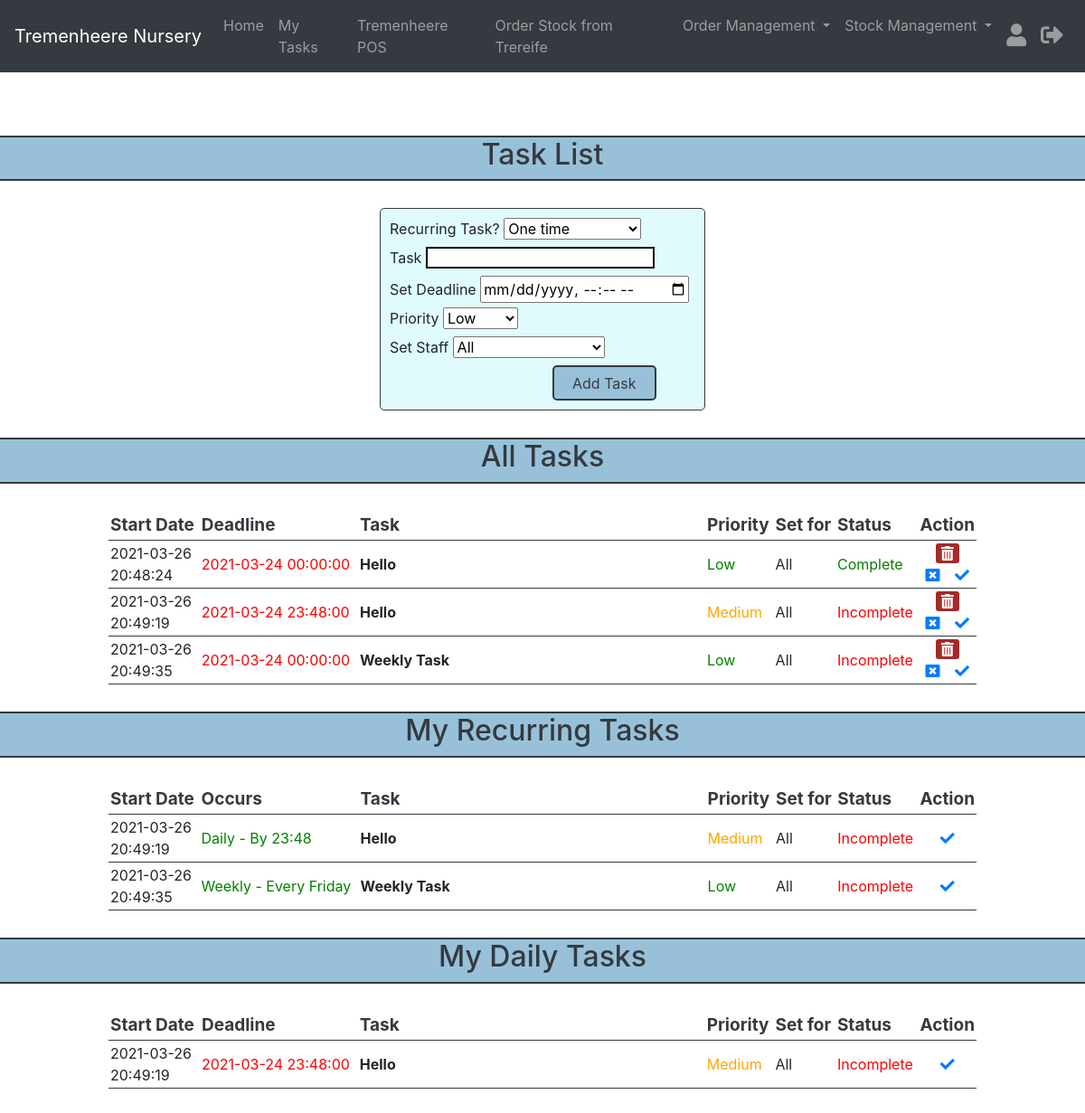
Screenshot of /public/tasks.php (signed in) with the database file from the repository.
### tables this page shows
CREATE TABLE `todo` (
  `id` int(10) NOT NULL,
  `date` datetime NOT NULL DEFAULT current_timestamp(),
  `deadline` datetime NOT NULL,
  `task` varchar(255) NOT NULL,
  `priority` varchar(255) NOT NULL,
  `staffid` int(11) NOT NULL,
  `completed` int(1) NOT NULL DEFAULT 0,
  `weekly` int(1) NOT NULL DEFAULT 0,
  `daily` int(1) NOT NULL DEFAULT 0,
  `day` varchar(255) DEFAULT NULL,
  `time` varchar(255) DEFAULT NULL
);

CREATE TABLE `accounts` (
  `id` int(11) NOT NULL,
  `username` varchar(50) NOT NULL,
  `password` varchar(255) NOT NULL,
  `email` varchar(100) NOT NULL,
  `privileges` int(1) NOT NULL
);

### public/tasks.php (the view, shortened to what this page needs)
<?php
include('../inc/header.php');
include('../inc/container.php');
include('../inc/db_connect.php');
?>
<!DOCTYPE html>
<html>
<head>
  <link rel="stylesheet" type="text/css" href="css/tasks.css">
</head>
<body>
<?php if( $_SESSION['admin'] == 1){
	?>
	<div class="heading">
		<h2 style="font-style: 'Hervetica';">Task List</h2>
	</div>
	<form method="post" action="tasks.php" class="input_form">
		<label for="weekly">Recurring Task?</label>
		<select class='weekly' name="weekly"required>
			<option value="0">One time</option>
		</select><br>
		<label for="task">Task</label>
		<input type="text" name="task" class="task_input"required><br>
		<label class='setdeadline' for="deadline">Set Deadline</label>
		<input class='setdeadline' type="datetime-local" name="deadline"required><br>
		<label for="priority">Priority</label>
		<select class="priority" name="priority"required>
			<option style='background-color: green;' value="Low">Low</option>
		</select><br>
		<label for="staff"required>Set Staff</label>
		<select class="staff" name="staff">
				<option value="10">All</option>
		</select>
		<br><button type="submit" name="submit" id="add_btn" class="add_btn">Add Task</button>
	</form>
<div class="heading">
	<h2 style="font-style: 'Hervetica';">All Tasks</h2>
</div>
  <table>
	<thead>
		<tr>
			<th>Start Date</th>
			<th>Deadline</th>
			<th style="width: 40%;">Task</th>
			<th>Priority</th>
			<th>Set for</th>
			<th>Status</th>
			<th style="width: 60px;">Action</th>
		</tr>
	</thead>
	<tbody>
		<?php
		$tasks = mysqli_query($conn, "SELECT * FROM todo");
		$i = 1; while ($row = mysqli_fetch_array($tasks)) { ?>
			<tr>
				<td class="date"><?php echo $row['date'];  ?></td>
				<td class="deadline"><?php echo $row['deadline'];  ?></td>
				<td class="task"><b> <?php echo $row['task']; ?> </b></td>
				<td class='priority'><?php echo $row['priority']; ?></td>
				<?php
				$idname = $row['staffid'];
				$sql = "SELECT * FROM accounts WHERE id = $idname";
				$query = mysqli_query($conn, $sql);
				while($result = mysqli_fetch_assoc($query)){
				?>
				<td class='setfor'><?php echo $result['username']; } ?></td>
				<td class='status'><?php echo $row['completed']; ?></td>
				<td class='action'>
				<div class="delete">
					<a href="tasks.php?del_task=<?php echo $row['id'] ?>"><i class="fas fa-trash-alt"></i></a>
				</div>
					<div class="complete">
						<a href="tasks.php?incomplete_task=<?php echo $row['id'] ?>"><i class="fas fa-window-close"></i></a>
						<a href="tasks.php?complete_task=<?php echo $row['id'] ?>"><i class="fas fa-check"></i></a>
					</div>
				</td>
			</tr>
		<?php $i++; } ?>
	</tbody>
</table>
<?php } ?>
<div class="heading">
	<h2 style="font-style: 'Hervetica';">My Recurring Tasks</h2>
</div>
<table>
<thead>
	<tr>
		<th>Start Date</th>
		<th>Occurs</th>
		<th style="width: 40%;">Task</th>
		<th>Priority</th>
		<th>Set for</th>
		<th>Status</th>
		<th style="width: 60px;">Action</th>
	</tr>
</thead>
<tbody>
	<?php
	$myid = $_SESSION['id'];
	$tasks = mysqli_query($conn, "SELECT * FROM todo WHERE (completed = 0 AND staffid = $myid AND weekly = 1) OR (completed = 0 AND staffid = 10 AND weekly = 1) OR (completed = 0 AND staffid = $myid AND daily = 1) OR (completed = 0 AND staffid = 10 AND daily = 1)");
	$i = 1; while ($row = mysqli_fetch_array($tasks)) { ?>
		<tr>
			<td class="date"><?php echo $row['date'];  ?></td>
			<td class="deadline" style="color:green;"><?php if ($row['weekly'] == 1){ echo 'Weekly - Every ' . $row['day'];}else{ echo 'Daily - By '. $row['time'];} ?></td>
			<td class="task"><b> <?php echo $row['task']; ?> </b></td>
			<td class='priority'><?php echo $row['priority']; ?></td>
			<?php
			$idname = $row['staffid'];
			$sql = "SELECT * FROM accounts WHERE id = $idname";
			$query = mysqli_query($conn, $sql);
			while($result = mysqli_fetch_assoc($query)){
			?>
			<td class='setfor'><?php echo $result['username']; } ?></td>
			<td class='status'><?php echo $row['completed']; ?></td>
			<td class="action complete">
				<a href="tasks.php?complete_task=<?php echo $row['id'] ?>"><i class="fas fa-check"></i></a>
			</td>
		</tr>
	<?php $i++; } ?>
</tbody>
</table>
<div class="heading">
	<h2 style="font-style: 'Hervetica';">My Daily Tasks</h2>
</div>
<table>
<thead>
	<tr>
		<th>Start Date</th>
		<th>Deadline</th>
		<th style="width: 40%;">Task</th>
		<th>Priority</th>
		<th>Set for</th>
		<th>Status</th>
		<th style="width: 60px;">Action</th>
	</tr>
</thead>
<tbody>
	<?php
	$myid = $_SESSION['id'];
	$tasks = mysqli_query($conn, "SELECT * FROM todo WHERE (completed = 0 AND staffid = $myid AND weekly = 0) OR (completed = 0 AND staffid = 10 AND weekly = 0)");
	$i = 1; while ($row = mysqli_fetch_array($tasks)) { ?>
		<tr>
			<td class="date"><?php echo $row['date'];  ?></td>
			<td class="deadline"><?php echo $row['deadline'];  ?></td>
			<td class="task"><b> <?php echo $row['task']; ?> </b></td>
			<td class='priority'><?php echo $row['priority']; ?></td>
			<?php
			$idname = $row['staffid'];
			$sql = "SELECT * FROM accounts WHERE id = $idname";
			$query = mysqli_query($conn, $sql);
			while($result = mysqli_fetch_assoc($query)){
			?>
			<td class='setfor'><?php echo $result['username']; } ?></td>
			<td class='status'><?php echo $row['completed']; ?></td>
			<td class="action complete">
				<a href="tasks.php?complete_task=<?php echo $row['id'] ?>"><i class="fas fa-check"></i></a>
			</td>
		</tr>
	<?php $i++; } ?>
</tbody>
</table>
</body>
</html>

### public/css/tasks.css (style rules this page uses)
body { padding-top:120px; }
.heading { width: 100%; margin: 30px auto; text-align: center; color: #343a40; background: #98c1d9; border-top: 2px solid #343a40; border-bottom: 2px solid #343a40; }
.input_form { width: 30%; margin: 30px auto; border-radius: 5px; padding: 10px; background: #e0fbfc; border: 1px solid #343a40; }
.task_input { width: 75%; height: 15px; padding: 10px; border: 2px solid black; }
.add_btn { height: 39px; background: #98c1d9; color: #343a40; border: 2px solid #343a40; border-radius: 5px; padding: 5px 20px; margin-right:20px; position: relative; left:15vw; }
table { width: 80%; margin: 30px auto; border-collapse: collapse; }
tr { border-bottom: 1px solid #343a40; }
th { font-size: 19px; color: #343a40; }
th, td { border: none; height: 30px; padding: 2px; }
.task { text-align: left; }
.delete { text-align: center; }
.delete a { color: white; background: #a52a2a; padding: 1px 6px; border-radius: 3px; text-decoration: none; }
.complete { text-align: center; white-space: nowrap; }
.complete a { padding: 1px 6px; border-radius: 3px; text-decoration: none; }

### rows the page displays
todo: date "2021-03-26", deadline "2021-03-24 00:00:00", task "Hello", priority "Low"
accounts: username "All"
todo: date "2021-03-26", deadline "2021-03-24 23:48:00", task "Hello", priority "Medium", time "23:48"
todo: date "2021-03-26", deadline "2021-03-24 00:00:00", task "Weekly Task", priority "Low", day "Friday"
